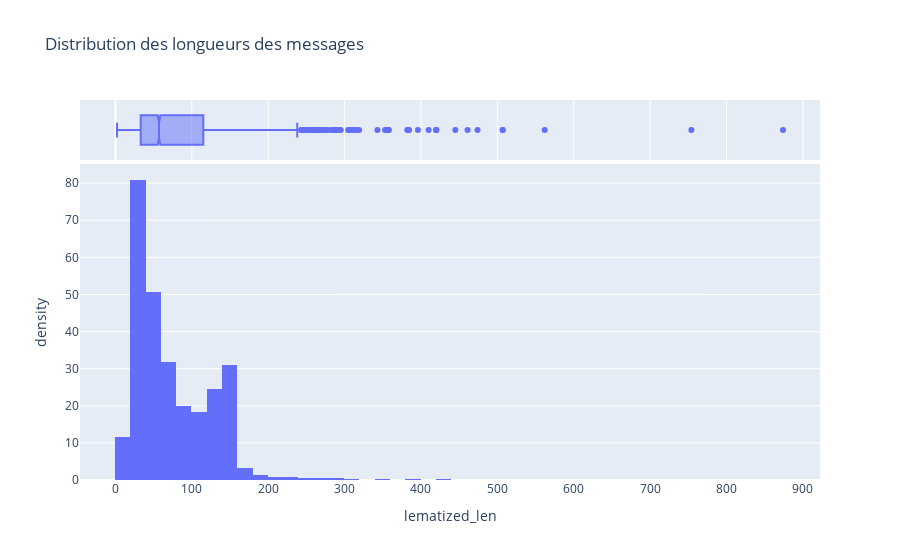

This figure's notebook cell:
### Code cell
fig = px.histogram(data, x='lematized_len', nbins=50, title='Distribution des longueurs des messages', histnorm='density', marginal="box")
fig.show()

### Figure 1 — Plotly figure (JSON) as saved in the notebook; plotly's stock layout.template omitted (floating-point values rounded to 4 significant figures; data arrays with more than 128 entries replaced by an {"elided": "..."} marker saying what was removed)
{"data": [{"alignmentgroup": "True", "bingroup": "x", "histnorm": "density", "hovertemplate": "lematized_len=%{x}<br>density=%{y}<extra></extra>", "legendgroup": "", "marker": {"color": "#636efa", "pattern": {"shape": ""}}, "name": "", "nbinsx": 50, "offsetgroup": "", "orientation": "v", "showlegend": false, "type": "histogram", "x": {"elided": "5572 int values"}, "xaxis": "x", "yaxis": "y"}, {"alignmentgroup": "True", "hovertemplate": "lematized_len=%{x}<extra></extra>", "legendgroup": "", "marker": {"color": "#636efa"}, "name": "", "notched": true, "offsetgroup": "", "showlegend": false, "type": "box", "x": {"elided": "5572 int values"}, "xaxis": "x2", "yaxis": "y2"}], "layout": {"barmode": "relative", "legend": {"tracegroupgap": 0}, "title": {"text": "Distribution des longueurs des messages"}, "xaxis": {"anchor": "y", "domain": [0, 1], "title": {"text": "lematized_len"}}, "xaxis2": {"anchor": "y2", "domain": [0, 1], "matches": "x", "showgrid": true, "showticklabels": false}, "yaxis": {"anchor": "x", "domain": [0, 0.8316], "title": {"text": "density"}}, "yaxis2": {"anchor": "x2", "domain": [0.8416, 1], "matches": "y2", "showgrid": false, "showline": false, "showticklabels": false, "ticks": ""}}}
